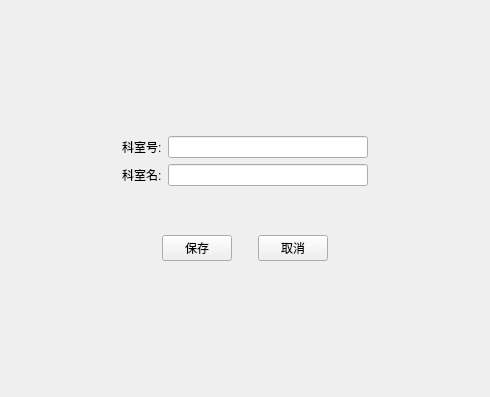
<?xml version="1.0" encoding="UTF-8"?>
<ui version="4.0">
 <class>DepartmentEditView</class>
 <widget class="QWidget" name="DepartmentEditView">
  <property name="geometry">
   <rect>
    <x>0</x>
    <y>0</y>
    <width>490</width>
    <height>397</height>
   </rect>
  </property>
  <property name="windowTitle">
   <string>Form</string>
  </property>
  <layout class="QGridLayout" name="gridLayout_3">
   <item row="0" column="1">
    <spacer name="verticalSpacer_3">
     <property name="orientation">
      <enum>Qt::Vertical</enum>
     </property>
     <property name="sizeHint" stdset="0">
      <size>
       <width>20</width>
       <height>119</height>
      </size>
     </property>
    </spacer>
   </item>
   <item row="1" column="0">
    <spacer name="horizontalSpacer_4">
     <property name="orientation">
      <enum>Qt::Horizontal</enum>
     </property>
     <property name="sizeHint" stdset="0">
      <size>
       <width>93</width>
       <height>20</height>
      </size>
     </property>
    </spacer>
   </item>
   <item row="1" column="1">
    <layout class="QGridLayout" name="gridLayout_2">
     <item row="0" column="0">
      <layout class="QGridLayout" name="gridLayout">
       <item row="0" column="0">
        <widget class="QLabel" name="label_2">
         <property name="text">
          <string>科室号:</string>
         </property>
        </widget>
       </item>
       <item row="0" column="1">
        <widget class="QLineEdit" name="dbDepartmentNo"/>
       </item>
       <item row="1" column="0">
        <widget class="QLabel" name="label">
         <property name="text">
          <string>科室名:</string>
         </property>
        </widget>
       </item>
       <item row="1" column="1">
        <widget class="QLineEdit" name="dbDepartmentName"/>
       </item>
      </layout>
     </item>
     <item row="1" column="0">
      <spacer name="verticalSpacer">
       <property name="orientation">
        <enum>Qt::Vertical</enum>
       </property>
       <property name="sizeHint" stdset="0">
        <size>
         <width>13</width>
         <height>10</height>
        </size>
       </property>
      </spacer>
     </item>
     <item row="2" column="0">
      <layout class="QHBoxLayout" name="horizontalLayout">
       <item>
        <spacer name="horizontalSpacer_2">
         <property name="orientation">
          <enum>Qt::Horizontal</enum>
         </property>
         <property name="sizeHint" stdset="0">
          <size>
           <width>40</width>
           <height>20</height>
          </size>
         </property>
        </spacer>
       </item>
       <item>
        <widget class="QPushButton" name="btSave">
         <property name="maximumSize">
          <size>
           <width>70</width>
           <height>16777215</height>
          </size>
         </property>
         <property name="text">
          <string>保存</string>
         </property>
        </widget>
       </item>
       <item>
        <spacer name="horizontalSpacer">
         <property name="orientation">
          <enum>Qt::Horizontal</enum>
         </property>
         <property name="sizeHint" stdset="0">
          <size>
           <width>20</width>
           <height>20</height>
          </size>
         </property>
        </spacer>
       </item>
       <item>
        <widget class="QPushButton" name="btBack">
         <property name="maximumSize">
          <size>
           <width>70</width>
           <height>16777215</height>
          </size>
         </property>
         <property name="text">
          <string>取消</string>
         </property>
        </widget>
       </item>
       <item>
        <spacer name="horizontalSpacer_3">
         <property name="orientation">
          <enum>Qt::Horizontal</enum>
         </property>
         <property name="sizeHint" stdset="0">
          <size>
           <width>40</width>
           <height>20</height>
          </size>
         </property>
        </spacer>
       </item>
      </layout>
     </item>
    </layout>
   </item>
   <item row="1" column="2">
    <spacer name="horizontalSpacer_5">
     <property name="orientation">
      <enum>Qt::Horizontal</enum>
     </property>
     <property name="sizeHint" stdset="0">
      <size>
       <width>93</width>
       <height>20</height>
      </size>
     </property>
    </spacer>
   </item>
   <item row="2" column="1">
    <spacer name="verticalSpacer_2">
     <property name="orientation">
      <enum>Qt::Vertical</enum>
     </property>
     <property name="sizeHint" stdset="0">
      <size>
       <width>20</width>
       <height>119</height>
      </size>
     </property>
    </spacer>
   </item>
  </layout>
 </widget>
 <resources/>
 <connections/>
</ui>
